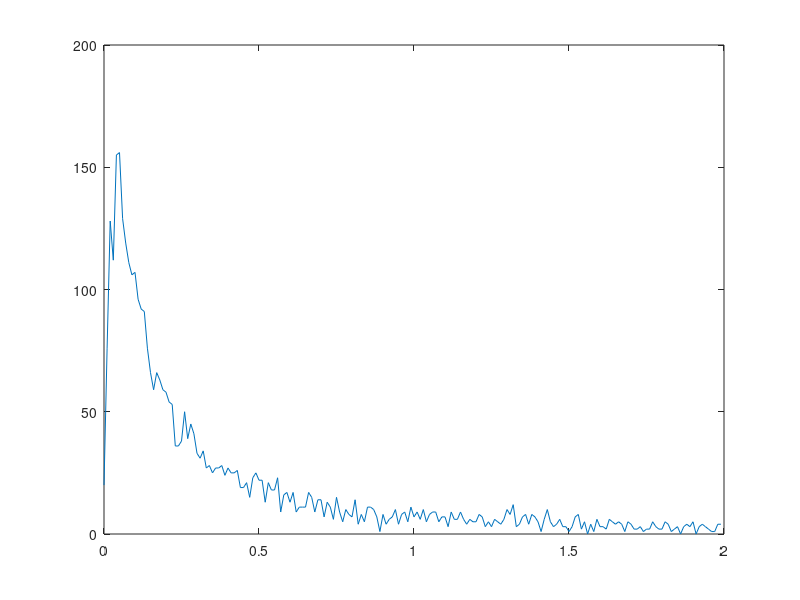

This chart was generated by the following MATLAB code:
%Number of molecules.
num_of_mols = 10000;
%Distance between release point and reciever(Micrometers).
distance = 10;
%Radius of the spherical reciever(Micrometers).
reciever_radius = 5;
reciever_coordinates = [distance, 0, 0];
%Diffusion coefficient(Micrometers^2/seconds).
coef = 79.4;
%Step size. (Seconds).
step = 10^-4;
%Total time. (Seconds).
time = 2;
%In micrometers per second
flow = [0, 0, 0];


%Molecule x, y, z coordinate matrix
mol_matrix = zeros(num_of_mols, 3); 
%Arrival times.
arrival_times = zeros(num_of_mols,1);
%Standart deviation of the gaussian diffusion motion.
std = sqrt(2 * coef * step);


%Simulation start.
for i = 1:time/step

    %Random movement vector generation.
    movements = normrnd(0,std, size(mol_matrix));

    %Molecule movementns added to positions.
    mol_matrix = mol_matrix + movements + (flow * step);
    
    mol_matrix_temp = mol_matrix;
    %Subtract each molecules position from sphere's coordinates.
    mol_matrix_temp = mol_matrix_temp - reciever_coordinates;
    %Square each value
    mol_matrix_temp = mol_matrix_temp.^2;
    %Sum of squares of values.
    sum_vector = sum(mol_matrix_temp, 2);
    %If Sum of squares is smaller or equal to radius^2, then it is a hit.
    hits = find((sum_vector <= reciever_radius^2) & (arrival_times == 0));
    %Hits is a logical vector that holds 0 for no-hits, 1 for hits.
    %Store arrival times.
    arrival_times(hits) = i*step;

end


%Drop initial zeros in arrival times array.
res = arrival_times(arrival_times ~= 0);
xStart = 0;
dx = 0.01;
N = 200;
x = xStart + (0:N-1)*dx;

%Plot
h = hist(res,200);
size(res)
plot(x,h);